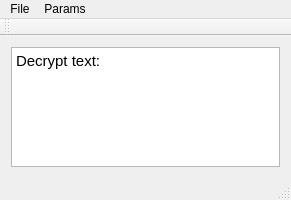
<?xml version="1.0" encoding="UTF-8"?>
<ui version="4.0">
 <class>MainWindow</class>
 <widget class="QMainWindow" name="MainWindow">
  <property name="geometry">
   <rect>
    <x>0</x>
    <y>0</y>
    <width>291</width>
    <height>200</height>
   </rect>
  </property>
  <property name="windowTitle">
   <string>Encrypt programm</string>
  </property>
  <widget class="QWidget" name="centralWidget">
   <layout class="QGridLayout" name="gridLayout">
    <item row="0" column="0">
     <widget class="QTextEdit" name="textOriginal">
      <property name="html">
       <string>&lt;!DOCTYPE HTML PUBLIC &quot;-//W3C//DTD HTML 4.0//EN&quot; &quot;http://www.w3.org/TR/REC-html40/strict.dtd&quot;&gt;
&lt;html&gt;&lt;head&gt;&lt;meta name=&quot;qrichtext&quot; content=&quot;1&quot; /&gt;&lt;style type=&quot;text/css&quot;&gt;
p, li { white-space: pre-wrap; }
&lt;/style&gt;&lt;/head&gt;&lt;body style=&quot; font-family:'Cantarell'; font-size:11pt; font-weight:400; font-style:normal;&quot;&gt;
&lt;p style=&quot; margin-top:0px; margin-bottom:0px; margin-left:0px; margin-right:0px; -qt-block-indent:0; text-indent:0px;&quot;&gt;Decrypt text:&lt;/p&gt;&lt;/body&gt;&lt;/html&gt;</string>
      </property>
     </widget>
    </item>
   </layout>
  </widget>
  <widget class="QMenuBar" name="menuBar">
   <property name="geometry">
    <rect>
     <x>0</x>
     <y>0</y>
     <width>291</width>
     <height>29</height>
    </rect>
   </property>
   <widget class="QMenu" name="menuParams_2">
    <property name="title">
     <string>Params</string>
    </property>
    <addaction name="actionEdit_params"/>
   </widget>
   <widget class="QMenu" name="menuFile">
    <property name="title">
     <string>File</string>
    </property>
    <addaction name="actionOpen"/>
    <addaction name="actionOpen_for_decrypt"/>
    <addaction name="actionSave"/>
    <addaction name="separator"/>
    <addaction name="actionExit"/>
   </widget>
   <addaction name="menuFile"/>
   <addaction name="menuParams_2"/>
  </widget>
  <widget class="QToolBar" name="mainToolBar">
   <attribute name="toolBarArea">
    <enum>TopToolBarArea</enum>
   </attribute>
   <attribute name="toolBarBreak">
    <bool>false</bool>
   </attribute>
  </widget>
  <widget class="QStatusBar" name="statusBar"/>
  <action name="actionEncrypt">
   <property name="text">
    <string>Encrypt</string>
   </property>
  </action>
  <action name="actionDecrypt">
   <property name="text">
    <string>Decrypt</string>
   </property>
  </action>
  <action name="actionEdit_params">
   <property name="text">
    <string>Generate key</string>
   </property>
  </action>
  <action name="actionOpen">
   <property name="text">
    <string>Open for encrypt</string>
   </property>
  </action>
  <action name="actionSave">
   <property name="text">
    <string>Save message encrypt</string>
   </property>
  </action>
  <action name="actionExit">
   <property name="text">
    <string>Exit</string>
   </property>
  </action>
  <action name="actionOpen_for_decrypt">
   <property name="text">
    <string>Open for decrypt</string>
   </property>
  </action>
 </widget>
 <layoutdefault spacing="6" margin="11"/>
 <resources/>
 <connections/>
</ui>
